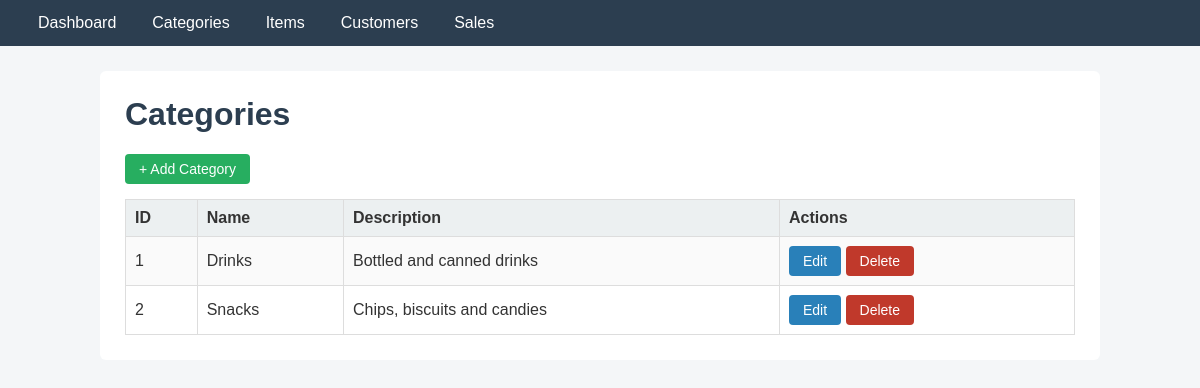
/categories.php, run on the app's committed database.
### tables this page shows
CREATE TABLE categories (
    category_id   INT AUTO_INCREMENT PRIMARY KEY,   
    category_name VARCHAR(100) NOT NULL,            
    description   TEXT                              
);

### categories.php (the view, shortened to what this page needs)
<?php
require "db.php";
$result = $conn->query("SELECT * FROM categories ORDER BY category_id");
?>
<a class="btn btn-add" href="add_category.php">+ Add Category</a>
<table>
    <tr><th>ID</th><th>Name</th><th>Description</th><th>Actions</th></tr>
    <?php while ($row = $result->fetch_assoc()) { ?>
    <tr>
        <td><?= $row['category_id'] ?></td>
        <td><?= h($row['category_name']) ?></td>
        <td><?= h($row['description']) ?></td>
        <td>
            <a class="btn btn-edit" href="edit_category.php?id=<?= $row['category_id'] ?>">Edit</a>
            <a class="btn btn-delete" href="delete_category.php?id=<?= $row['category_id'] ?>">Delete</a>
        </td>
    </tr>
    <?php } ?>
</table>

### style.css (style rules this page uses)
body { font-family: Arial, sans-serif; background: #f4f6f8; margin: 0; color: #333; }
table { width: 100%; border-collapse: collapse; margin-top: 15px; }
th, td { border: 1px solid #ddd; padding: 9px; text-align: left; }
th { background: #ecf0f1; }
tr:nth-child(even) { background: #fafafa; }
.btn { display: inline-block; padding: 7px 14px; color: #fff; text-decoration: none; border: none; border-radius: 4px; font-size: 14px; cursor: pointer; }
.btn-add { background: #27ae60; }
.btn-edit { background: #2980b9; }
.btn-delete { background: #c0392b; }

### data on the page
categories: category_id "1", category_name "Drinks", description "Bottled and canned drinks"
categories: category_id "2", category_name "Snacks", description "Chips, biscuits and candies"

### other printed values
$label "Dashboard"
$label "Categories"
$label "Items"
$label "Customers"
$label "Sales"
$title "Categories"
